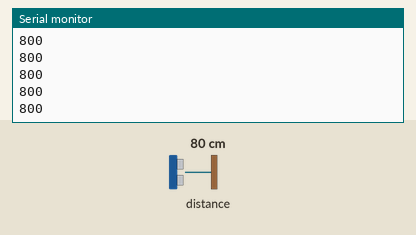
A sketch run on a simulated ESP32. Parts: the last lines printed to the serial monitor. The test bench sets the inputs (shaded band); at power-on: distance to the obstacle 80 cm.

Above: at 1.2 s.
1.3 s: distance to the obstacle set to 2 cm
At 2.1 s:
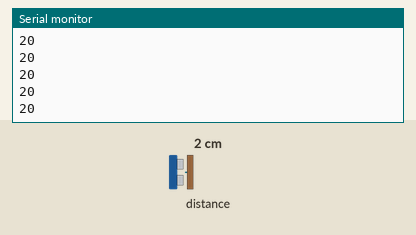
2.8 s: distance to the obstacle set to 4 cm
At 3.3 s:
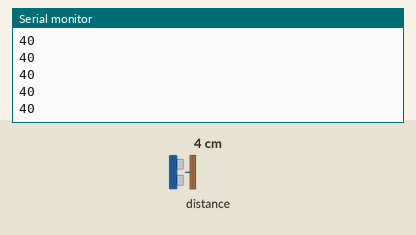
Timing chart, 0 to 5.8 s (numbered marks = the images above; inputs shaded):
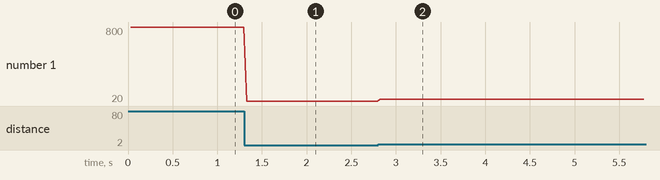

The sketch:

tof_esp32.ino
```cpp
// ESP32: lee el VL53L0X (I2C) y envía la distancia en mm por serial, una línea por lectura.
#include <Wire.h>
#include <Adafruit_VL53L0X.h>

Adafruit_VL53L0X tof;

void setup() {
  Serial.begin(115200);
  Wire.begin();                      // SDA/SCL por defecto del ESP32 (GPIO21/22)
  if (!tof.begin()) { while (1) delay(10); }   // sensor no encontrado
  tof.startRangeContinuous();
}

void loop() {
  if (tof.isRangeComplete()) {
    uint16_t mm = tof.readRange();   // valores muy altos = fuera de rango
    Serial.println(mm);
  }
}
```

Measured:
- after the input at 1.3 s, the serial monitor: prints a new line at once (image 1)
- after the input at 2.8 s, the serial monitor: prints a new line at once (image 2)
- plotted number 1: 800 → 20 after the input at 1.3 s, 20 → 40 after the input at 2.8 s
